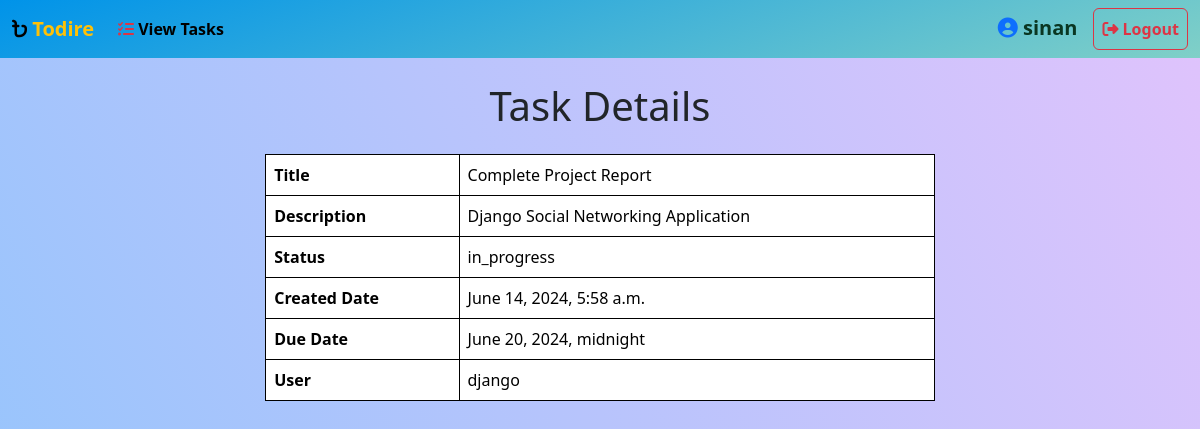
Page /tasks/19/ (signed in) on the committed database.
### task/models.py (models this page shows, shortened)
class Task(models.Model):
    title = models.CharField(max_length=200)
    options = (
        ('pending','Pending'),
        ('in_progress', 'In Progress'),
        ('completed','Completed'),
    )
    status = models.CharField(max_length=200,choices=options,default='pending')
    description = models.TextField()
    created_date = models.DateTimeField(auto_now_add=True)
    due_date = models.DateTimeField(null=True, blank=True)
    user_object = models.ForeignKey(User,on_delete=models.CASCADE)

### task/views.py (the view)
# urls.py: path('tasks/<int:pk>/', views.TaskDetailView.as_view(), name='task-detail'),  # URL for viewing a specific task's details
@method_decorator(decorator, name='dispatch')
class TaskDetailView(View):
    def get(self,request,*args,**kwargs):
        id = kwargs.get('pk')
        qs = Task.objects.get(id=id)
        return render(request,"task_detail.html",{"data":qs})

### task/decorator.py (called while the page is built)
def signin_required(fn):
    def wrapper(request,*args,**kwargs):
        if not request.user.is_authenticated:
            messages.error(request,"Invalid Session")
            return redirect("signin")
        else:
            return fn(request,*args,**kwargs)
    return wrapper

### task/templates/task_detail.html (shortened to what this page needs)
<!DOCTYPE html>
{% load static %}
<html lang="en">
<head>
  <link href="https://cdn.jsdelivr.net/npm/bootstrap@5.3.2/dist/css/bootstrap.min.css" rel="stylesheet"
>
  <link rel="stylesheet" href="{% static 'css/task_list.css' %}">
  <link rel="stylesheet" href="{% static 'css/task_detail.css' %}">
</head>
<body>
  <nav class="navbar navbar-expand-lg bg-body-tertiary">
    <div class="container-fluid">
      <a class="navbar-brand text-warning fw-bolder"><i class="fa-solid fa-bangladeshi-taka-sign text-black"></i>
        <b>Todire</b></a>
      <div class="navbar-nav">
        <a class="nav-link active fw-bolder" href="{%url 'task-list'%}"><i
            class="fa-solid fa-list-check text-danger"></i> View Tasks</a>
      </div>
      <div class="collapse navbar-collapse d-flex justify-content-end" id="navbarNavAltMarkup">
        <div class="navbar-nav">
          <a class="navbar-brand text-success-emphasis fw-bolder" href="#"><i
              class="fa-solid fa-circle-user text-primary"></i>
            {{ request.user }}</a>
          <a class="btn btn-light nav-link fw-bolder btn-logout" href="{% url 'signout' %}"><i
              class="fa-solid fa-right-from-bracket"></i> <b>Logout</b></a>
        </div>
      </div>
    </div>
  </nav>
  <div class="container">
    <h1 class="text-center my-4">Task Details</h1>
    <table class="table border border-secondary" style="width: 60%; margin: 0 auto;">
      <tbody>
        <tr>
          <th>Title</th>
          <td>{{ data.title }}</td>
        </tr>
        <tr>
          <th>Description</th>
          <td>{{ data.description }}</td>
        </tr>
        <tr>
          <th>Status</th>
          <td>{{ data.status }}</td>
        </tr>
        <tr>
          <th>Created Date</th>
          <td>{{ data.created_date}}</td>
        </tr>
        <tr>
          <th>Due Date</th>
          <td>{{ data.due_date }}</td>
        </tr>
        <tr>
          <th>User</th>
          <td>{{ data.user_object }}</td>
        </tr>
      </tbody>
    </table>
  </div>
</body>
</html>

### task/static/css/task_list.css (style rules this page uses)
.navbar { background-color: #0093E9; background-image: linear-gradient(160deg, #0093E9 0%, #80D0C7 100%); }
body { background-color: #8EC5FC; background-image: linear-gradient(62deg, #8EC5FC 0%, #E0C3FC 100%); background-repeat: no-repeat; background-size: 100% 900px; }
.btn-logout { color: #dc3545 !important; border: 1px solid #dc3545 !important; }

### task/static/css/task_detail.css (style rules this page uses)
table, th, td { border: 1px solid black; }
table { margin-left: 400px; }

### rows in the picture
Task: title "Complete Project Report", description "Django Social Networking Application", status "in_progress", created_date "June 14, 2024, 5:58 a.m.", due_date "June 20, 2024, midnight", user_object "django"

### other values in the picture
{{ request.user }} "sinan"
